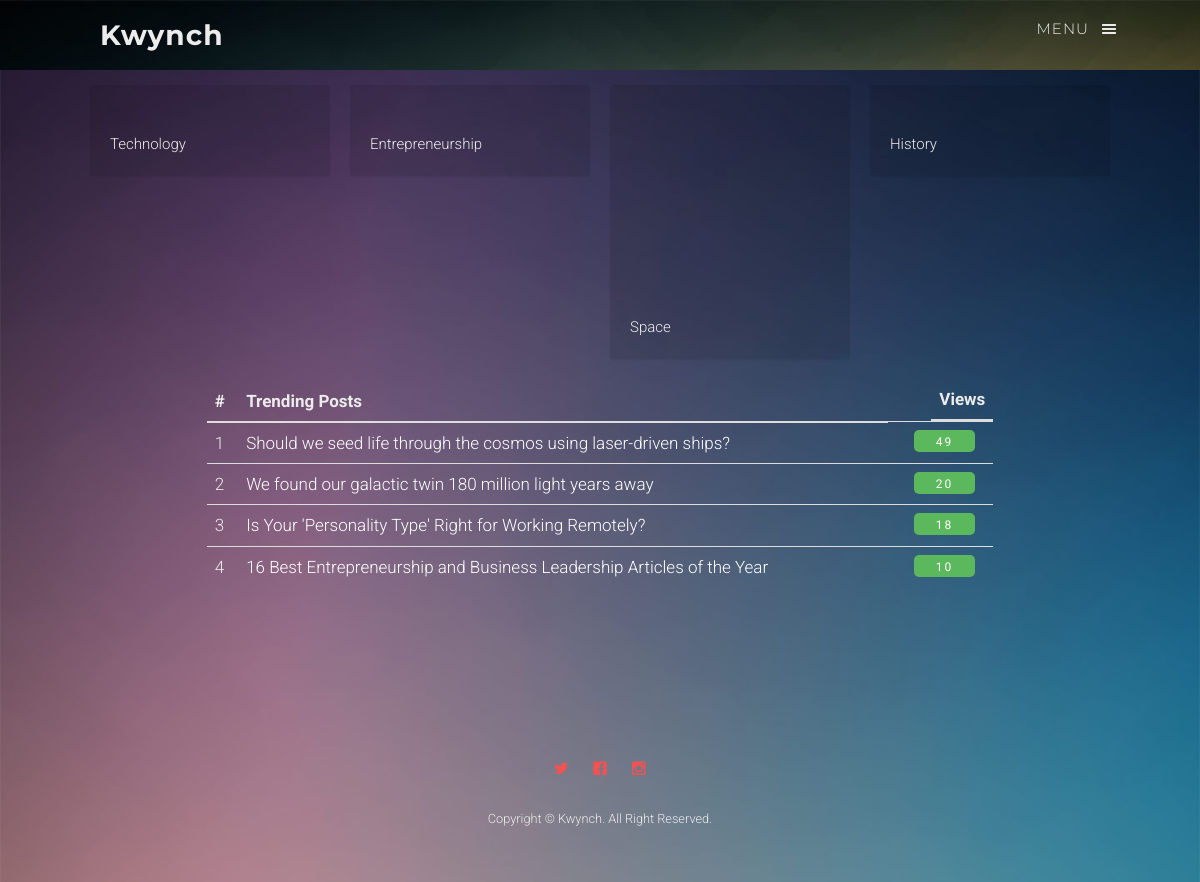
/kwynch/index.php, run on the app's committed database.
### tables this page shows
CREATE TABLE `topics` (
  `tid` int(2) NOT NULL,
  `tname` varchar(30) NOT NULL,
  `timg` longblob NOT NULL
);

### kwynch/index.php (the view, shortened to what this page needs)
<?php include("connect.php") ?>
<!DOCTYPE html>
 <html class="no-js">
	<link rel="stylesheet" href="css/animate.css">
	<link rel="stylesheet" href="css/icomoon.css">
	<link rel="stylesheet" href="css/magnific-popup.css">
	<link rel="stylesheet" href="css/salvattore.css">
	<link rel="stylesheet" href="css/style.css">
	</head>
	<body>
	<header id="fh5co-header" role="banner">
		<div class="container">
			<div class="row">
				<div class="col-md-12">
					<a href="#" class="fh5co-menu-btn js-fh5co-menu-btn">Menu <i class="icon-menu"></i></a>
					<a class="navbar-brand" href="index.html">Kwynch</a>
				</div>
			</div>
		</div>
	</header>
	<div id="fh5co-main">
		<div class="container" style="ba>
			<div class="row">
        <div id="fh5co-board" data-columns>
          <?php
            $query = "select * from topics";
            $result = mysqli_query($connection, $query);
          while($row = mysqli_fetch_array($result)) {
          ?>
        	<div class="item">
        		<div class="fh5co-desc"><?php echo $row['tname'];?></div>
        	</div>
        <?php } ?>
        </div>
        </div>
        <div class="row">
            <div class="col-md-8 col-md-offset-2" style="font-size:17px;">
              <table class="table table-sm table-dark">
                <thead>
                  <tr>
                    <th scope="col">#</th>
                    <th scope="col">Trending Posts</th>
                    <th scope="col" style="float:right;">Views</th>
                  </tr>
                </thead><tbody>
                <?php
                  $query = "SELECT *,sum(view) a FROM count NATURAL JOIN post group by pid order by a desc";
                  $result = mysqli_query($connection, $query);
                  $count = 0;
                while($row = mysqli_fetch_array($result)) {
                  if($count==4) { break ;}
                ?>
                <tr>
                    <td><?php echo $count +=1; ?></td>
                    <td><a href="content.php?pid=<?php echo $row['pid']; ?>&tid=<?php echo $row['tid']; ?>" style="color:white;text-decoration:none;" ><?php echo $row['title']; ?></a></td>
                    <td><button type="button" class="btn btn-success btn-xs" style="float:right;margin-bottom:2px;"><?php echo $row['a']; ?></button></td>
                </tr>
              <?php } ?>
              </tbody>
              </table>
              </div>
            </div>
       </div>
	<footer id="fh5co-footer">
		<div class="container">
			<div class="row row-padded">
				<div class="col-md-12 text-center">
					<p class="fh5co-social-icons">
						<a href="#"><i class="icon-twitter"></i></a>
						<a href="https://www.facebook.com/Kwynch-147182295828971/"><i class="icon-facebook"></i></a>
						<a href="#"><i class="icon-instagram"></i></a>
					</p>
					<p><small>Copyright &copy; Kwynch. All Right Reserved. </small></p>
				</div>
			</div>
		</div>
	</footer>
	</body>
</html>

### kwynch/css/icomoon.css (style rules this page uses)
[class^="icon-"], [class*=" icon-"] { font-family: 'icomoon'; speak: none; font-style: normal; font-weight: normal; font-variant: normal; text-transform: none; line-height: 1; -webkit-font-smoothing: antialiased; -moz-osx-font-smoothing: grayscale; }
.icon-menu:before { content: "\e6e0"; }
.icon-facebook:before { content: "\e767"; }
.icon-instagram:before { content: "\e76f"; }
.icon-twitter:before { content: "\e77c"; }

### kwynch/css/salvattore.css (style rules this page uses)
#fh5co-board[data-columns]::before { content: '4 .column.size-1of4'; }
@media screen and (min-width: 851px) { #fh5co-board[data-columns]::before { content: '4 .column.size-1of4'; } }

### data on the page
topics: tname "Technology"
topics: tname "Entrepreneurship"
topics: tname "Space"
topics: tname "History"

### other printed values
$count +=1 "1"
$row['title'] "Should we seed life through the cosmos using laser-driven ships?"
$row['a'] "49"
$count +=1 "2"
$row['title'] "We found our galactic twin 180 million light years away"
$row['a'] "20"
$count +=1 "3"
$row['title'] "Is Your 'Personality Type' Right for Working Remotely?"
$row['a'] "18"
$count +=1 "4"
$row['title'] "16 Best Entrepreneurship and Business Leadership Articles of the Year"
$row['a'] "10"
